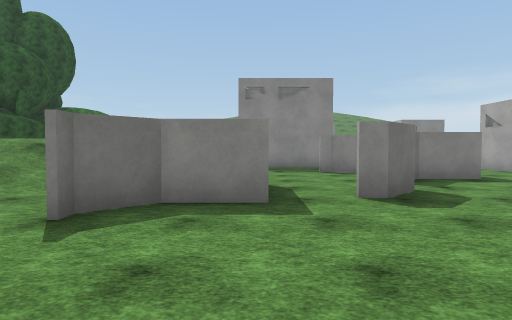
view 1 (above)

24 first-person views from a walk through a scene from a Unity 3-D project. The camera is 1.3 m above the floor, tilts 2° down and sees 75° across. The floor is counted in squares, 2 m on a side. Each view is taken from the middle of a square. On the plan, view 1 faces up. The plan holds only what a view shows up to about 10 squares ahead; the rest is blank. The place goes on beyond the plan. Some trees and plants on the terrain are drawn as simple stand-ins. Surface patterns are stand-ins for the level's own textures.

view 2
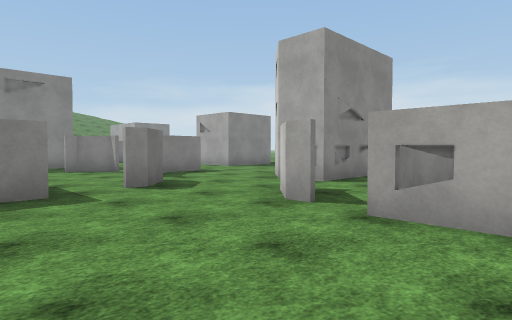

view 3
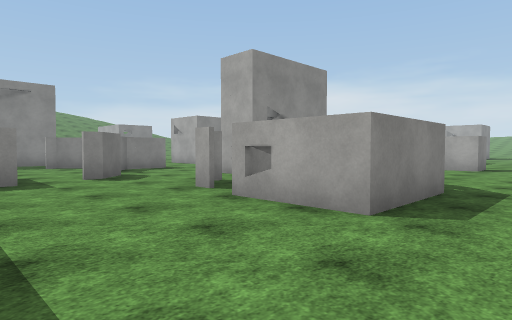

view 4
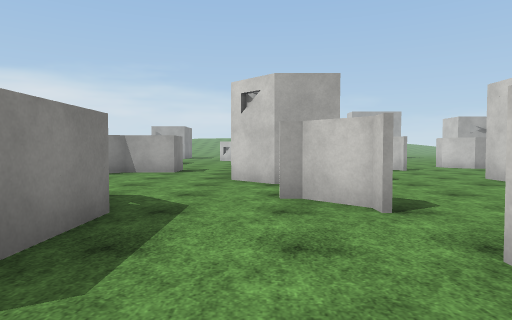

view 5
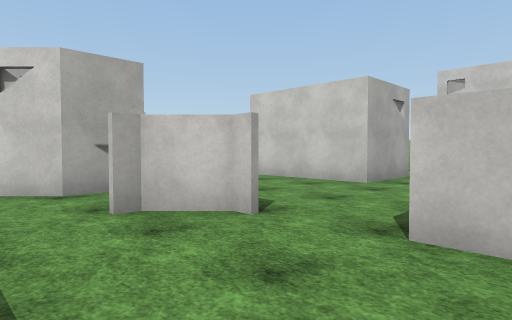

view 6
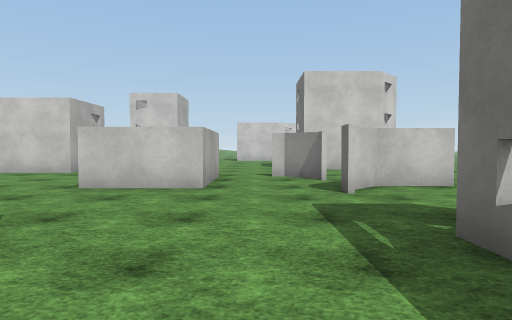

view 7
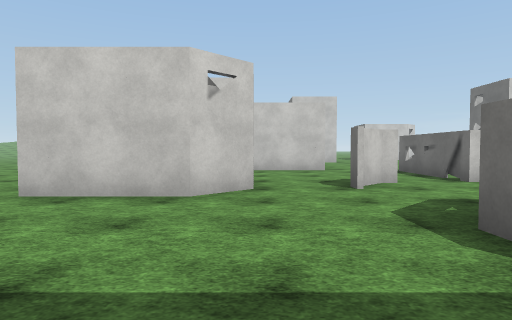

view 8
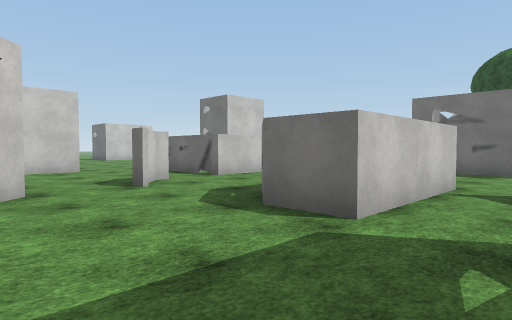

view 9
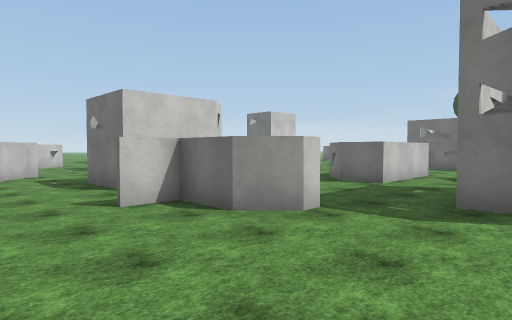

view 10
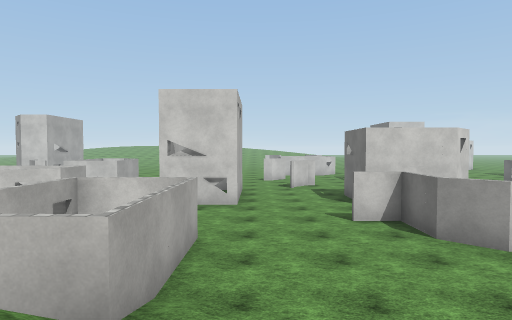

view 11
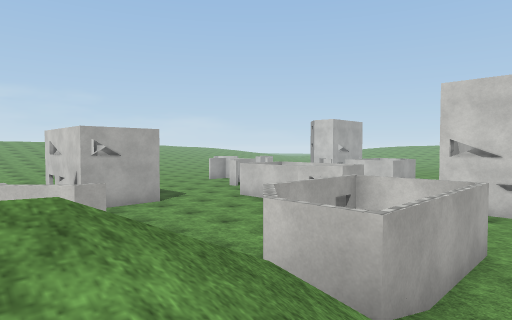

view 12
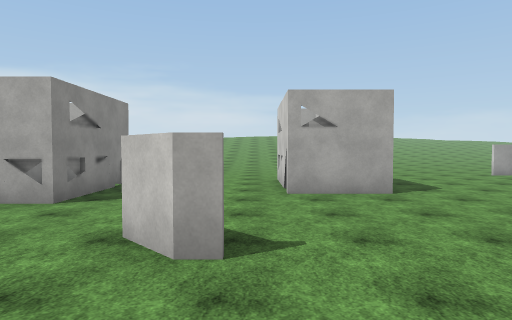

view 13
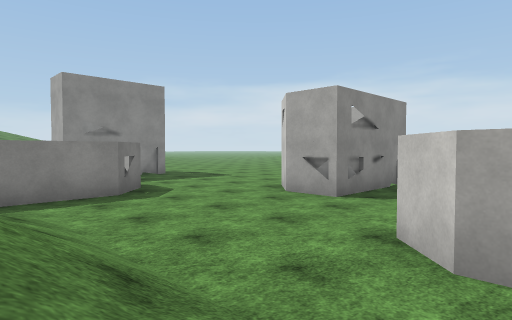

view 14
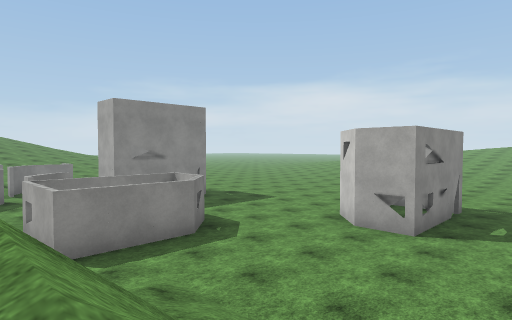

view 15
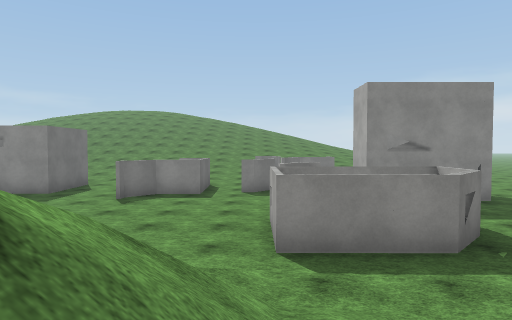

view 16
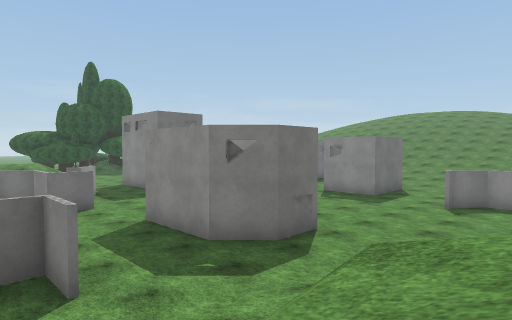

view 17
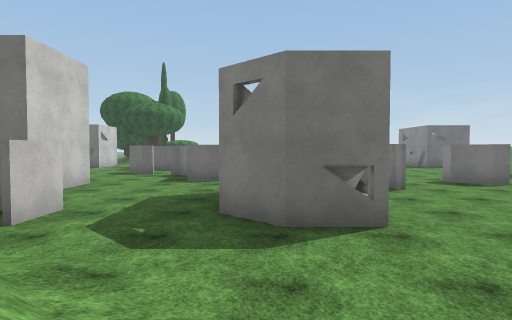

view 18
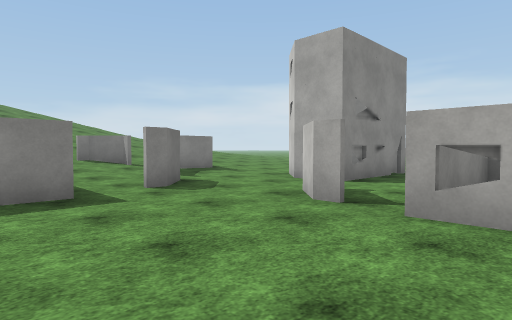

view 19
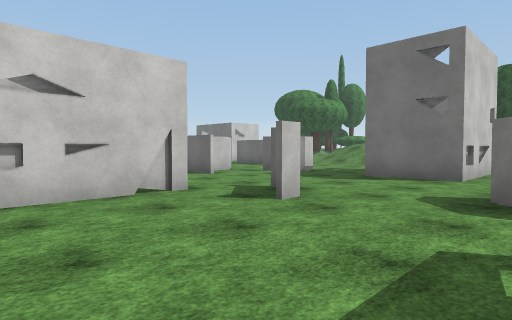

view 20
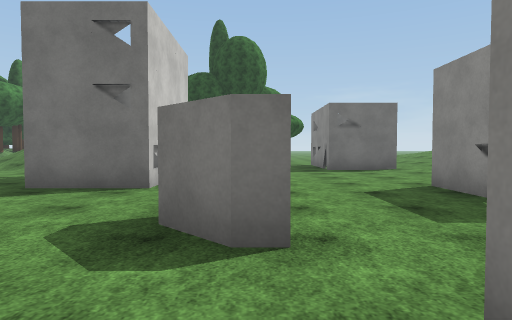

view 21
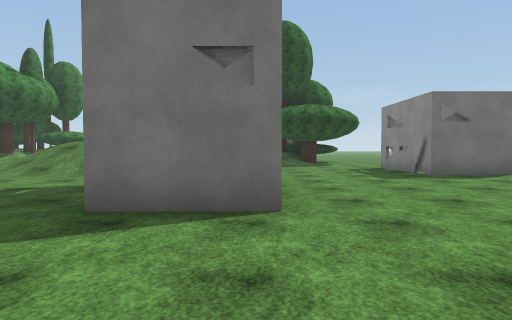

view 22
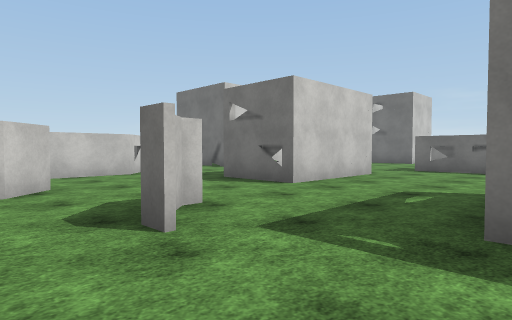

view 23
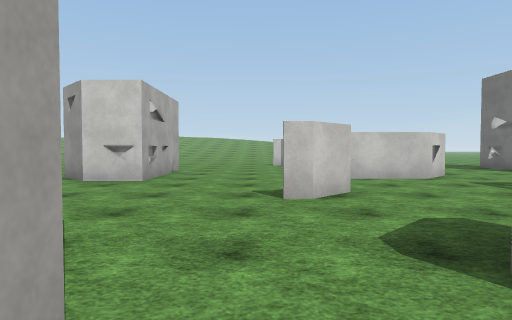

view 24
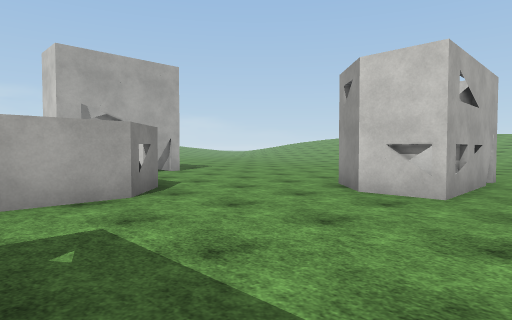

### Floor plan
Key: @ floor where view 1 was taken; # wall or solid block; x gap in a wall; . floor; / step, stairs or slope; = window, fence, low wall or low ledge; O other object.
Columns run from 5 left of view 1 to 24 right of it. Each row starts with its distance up from view 1.
 17  ###........       .##...
 16  ...........###..##....####.
 15  .........#......#.....####.
 14  ....................#.....
 13      ###.............x.....
 12      ###...#.........OOO...
 11        #.............  O....
 10      .......####.....OO......
  9    /...##...####..///.....###
  8   //....x.#....../////....# #
  7 //// ...###....../////....###.
  6 ///   ........##. ////........
  5  //   .#........   ///.#......
  4   .###....###.... /// ........
  3   ........###......OOO.....###
  2    .....#..........O.O.....#
  1    #...........#...OOO ......
  0    #.@.OOOO....#....    ......
 -1    #...OOOO....##...    OO....
 -2    .................   O   ...
 -3   ...........###...##  OOO
 -4   .#......#..###...#
 -5   ##..#=#..........#
 -6    .#.#.#..........#
 -7      .###.......#.......O
 -8      .. ..####..........
 -9      ..   ## #..........O
-10           ####...#......OO
-11             ................
-12             ...OO....##.....#
-13             ..O  ....##.....

Where each view was taken, in squares from view 1:
view 1: 0 up, 0 right, facing up
view 2: 1 down, 1 left, facing up-right
view 3: 3 down, 1 left, facing up-right
view 4: 3 down, 1 right, facing right
view 5: 2 down, 2 right, facing down-right
view 6: 1 up, 0 right, facing down
view 7: 2 up, 7 right, facing down
view 8: 2 up, 8 right, facing down-left
view 9: 4 up, 13 right, facing down-left
view 10: 6 up, 13 right, facing down
view 11: 6 up, 13 right, facing down-right
view 12: 4 up, 15 right, facing right
view 13: 4 up, 15 right, facing up-right
view 14: 5 up, 14 right, facing up-right
view 15: 6 up, 15 right, facing up
view 16: 5 up, 14 right, facing up-left
view 17: 9 up, 14 right, facing left
view 18: 11 up, 12 right, facing up-right
view 19: 15 up, 10 right, facing down-left
view 20: 15 up, 8 right, facing left
view 21: 13 up, 6 right, facing left
view 22: 4 down, 13 right, facing down-left
view 23: 5 down, 13 right, facing down
view 24: 7 down, 14 right, facing down-right
